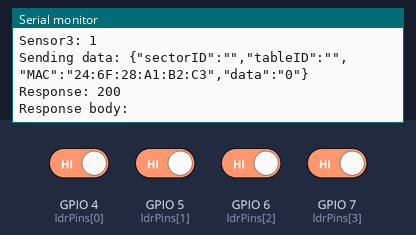
A sketch run on a simulated ESP32-S3. On the bench: the last lines printed to the serial monitor. The inputs (shaded band) are chosen by the test bench; at power-on: GPIO 4 (ldrPins[0]), GPIO 5 (ldrPins[1]), GPIO 6 (ldrPins[2]), GPIO 7 (ldrPins[3]) HIGH. WiFi joins after 1.5 s; servers stay silent unless stated; uploads are accepted with an empty reply.

Above: at 2.9 s.
3.0 s: GPIO 4 (ldrPins[0]) driven LOW
At 7.08 s:
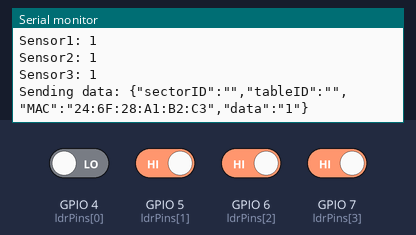
8.8 s: GPIO 5 (ldrPins[1]) driven LOW
At 12.28 s:
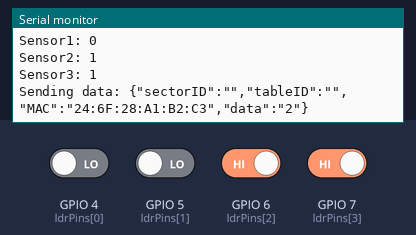
14.6 s: GPIO 6 (ldrPins[2]) driven LOW
At 17.49 s:
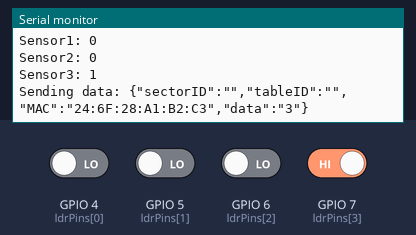
20.4 s: GPIO 7 (ldrPins[3]) driven LOW
At 22.69 s:
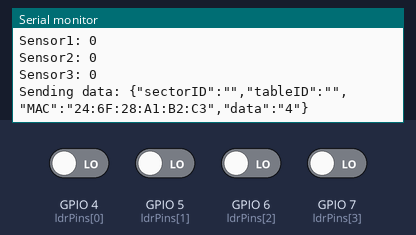
Timing chart, 0 to 24.2 s (numbered marks = the images above; inputs shaded):
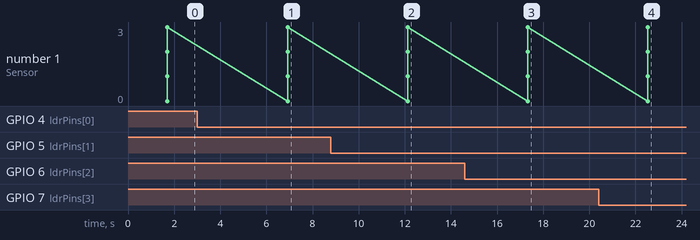

Measured:
- after the input at 3.0 s, the serial monitor: prints a new line after 3.9 s (image 1)
- after the input at 8.8 s, the serial monitor: prints a new line after 3.3 s (image 2)
- after the input at 14.6 s, the serial monitor: prints a new line after 2.7 s (image 3)
- after the input at 20.4 s, the serial monitor: prints a new line after 2.1 s (image 4)

The sketch:

WTH_ESP32S3_HTTP.ino
```cpp
#include <HTTPClient.h>

#include <WiFi.h>

// WiFi credentials
const char* ssid = "";
const char* password = "";

// Server details
const char* serverDataUrl = "http://192.168.12.179:5000/api/esp_data";

// LDR pins
const int ldrPins[] = {4, 5, 6, 7};
const int numLDRs = sizeof(ldrPins) / sizeof(ldrPins[0]);

// Global variables to store sector and table IDs
String sectorID = "";
int tableID = -1;

void setup() {
  Serial.begin(115200);

  // Initialize LDR pins
  for (int i = 0; i < numLDRs; i++) {
    pinMode(ldrPins[i], INPUT);
  }

  // Connect to Wi-Fi
  Serial.print("Connecting to Wi-Fi");
  WiFi.begin(ssid, password);
  while (WiFi.status() != WL_CONNECTED) {
    delay(500);
    Serial.print(".");
  }
  Serial.println("\nConnected to Wi-Fi");

  // Get initial data (sector and table IDs) from the server
  if (WiFi.status() == WL_CONNECTED) {
    HTTPClient http;
    http.begin(serverDataUrl);
    http.addHeader("Content-Type", "application/json");

    // Send MAC address to get the IDs
    String macAddress = WiFi.macAddress();
    String initialPayload = "{";
    initialPayload += "\"sectorID\":\"\",";
    initialPayload += "\"tableID\":\"\",";
    initialPayload += "\"MAC\":\"" + macAddress + "\",";
    initialPayload += "\"data\":\"\"";
    initialPayload += "}";

    int httpResponseCode = http.POST(initialPayload);
    if (httpResponseCode > 0) {
      String responseBody = http.getString();
      Serial.println("Initial server response: " + responseBody);

      // Parse the response to extract sector_id and table_id
      int sectorStart = responseBody.indexOf("\"sector_id\":") + 14;
      int sectorEnd = responseBody.indexOf("\"", sectorStart);
      if (sectorStart > 12 && sectorEnd > sectorStart) {
        sectorID = responseBody.substring(sectorStart, sectorEnd);
        Serial.println("Received sector ID: " + sectorID);
      } else {
        Serial.println("Failed to extract sector ID from response.");
      }

      int tableStart = responseBody.indexOf("\"table_id\":") + 11;
      int tableEnd = responseBody.indexOf(",", tableStart);
      if (tableStart > 10) {
        tableID = responseBody.substring(tableStart, tableEnd).toInt();
        Serial.println("Received table ID: " + String(tableID));
      } else {
        Serial.println("Failed to extract table ID from response.");
      }
    } else {
      Serial.println("Error getting initial IDs: " + String(http.errorToString(httpResponseCode).c_str()));
    }
    http.end();
  }
}

void loop() {
  if (WiFi.status() == WL_CONNECTED) {
    HTTPClient http;

    // Count how many LDRs are dark
    int darkCount = 0;
    for (int i = 0; i < numLDRs; i++) {
      int value = digitalRead(ldrPins[i]);
      Serial.print("Sensor");
      Serial.print(i);
      Serial.print(": ");
      Serial.println(value);
      if (value == 0) {
        darkCount++;
      }
    }

    // Prepare JSON payload
    String macAddress = WiFi.macAddress();
    String payload = "{";
    payload += "\"sectorID\":\"" + String(sectorID) + "\",";
    payload += "\"tableID\":" + ((tableID >= 0) ? String(tableID): "\"\"") + ",";
    payload += "\"MAC\":\"" + macAddress + "\",";
    payload += "\"data\":\"" + String(darkCount) + "\"";
    payload += "}";

    Serial.println("Sending data: " + payload);

    http.begin(serverDataUrl);
    http.addHeader("Content-Type", "application/json");
    int httpResponseCode = http.POST(payload);

    if (httpResponseCode > 0) {
      Serial.println("Response: " + String(httpResponseCode));
      Serial.println("Response body: " + http.getString());
    } else {
      Serial.println("Error sending data: " + String(http.errorToString(httpResponseCode).c_str()));
    }

    http.end();
  } else {
    Serial.println("Wi-Fi not connected");
  }

  delay(5000); // Wait 5 seconds before sending data again
}
```
